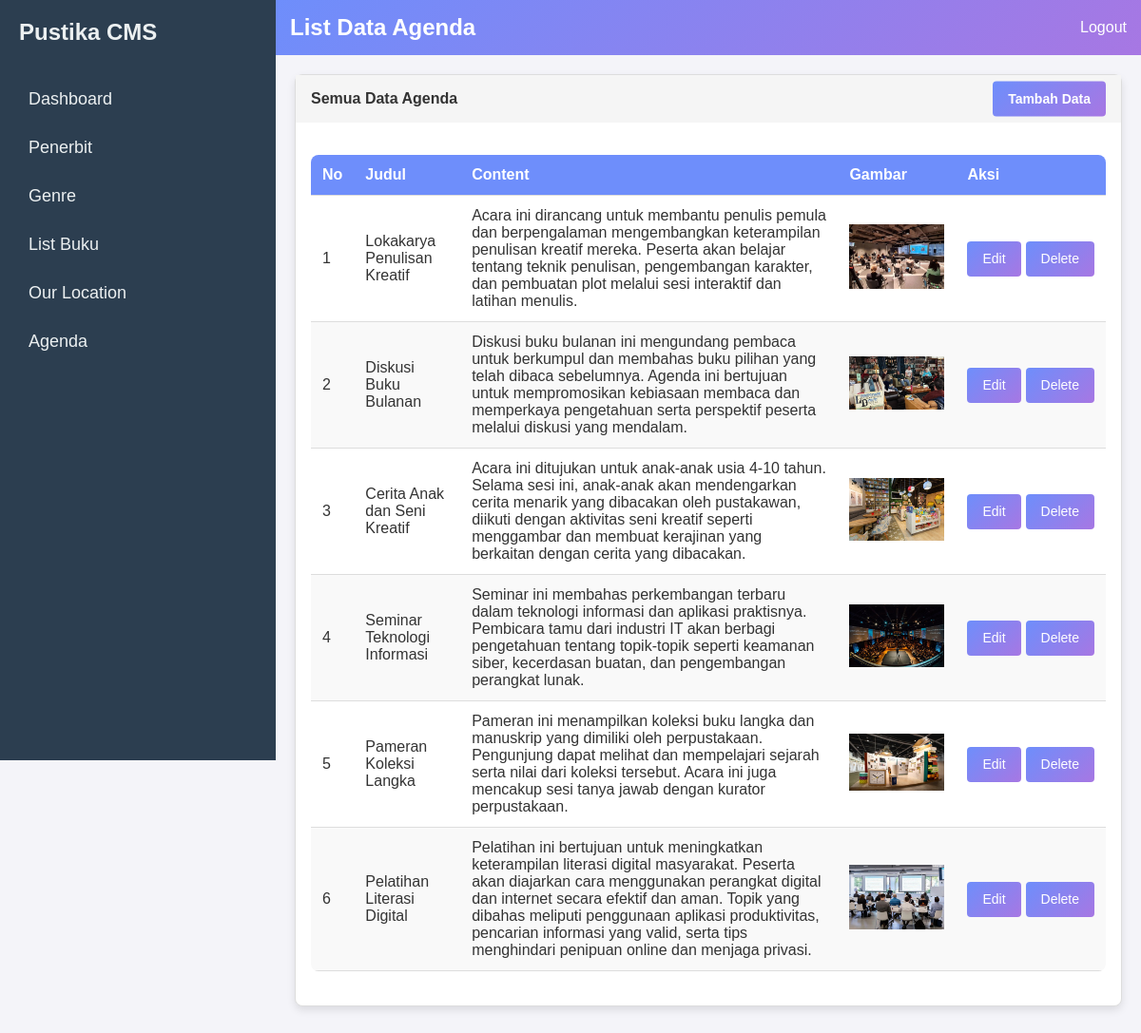
Page /admin-agenda/index (signed in) on the committed database.
### tables this page shows
CREATE TABLE `agenda` (
  `id` int NOT NULL AUTO_INCREMENT,
  `gambar` varchar(255) DEFAULT NULL,
  `title` varchar(255) DEFAULT NULL,
  `description` text,
  `created_at` timestamp NULL DEFAULT CURRENT_TIMESTAMP,
  PRIMARY KEY (`id`)
);

### Core/ResponseFactory.php (called while the page is built, shortened)
<?php
class ResponseFactory
{
    public static function view($config, $templates, $data = []): Response
    {
        extract($data);
        if (is_array($templates)) {
            foreach ($templates as $template) {
                include $config::VIEW_PATH . str_replace('.', DIRECTORY_SEPARATOR, $template) . '.php';
            }
        } else {
            include $config::VIEW_PATH . str_replace('.', DIRECTORY_SEPARATOR, $templates) . '.php';
        }
        $content = ob_get_clean();
        if (isset($data['layout'])) {
            $layoutPath = $config::VIEW_PATH . 'layouts/' . $data['layout'] . '.php';
            if (file_exists($layoutPath)) {
                $responseContent = ob_get_clean();
            } else {
                $responseContent = $content;
            }
        } else {
            $responseContent = $content;
        }
        return new Response($responseContent, [
            'Content-Type' => 'text/html'
        ], 200);
    }
}

### Core/helpers.php (called while the page is built, shortened)
<?php
if (!function_exists('view')) {
    function view($views, $data = [], $layout = null)
    {
        $data['layout'] = $layout;
        return ResponseFactory::view(app()->getConfig(), $views, $data);
    }
}
if (!function_exists('app')) {
    function app()
    {
        return Pustika::getInstance();
    }
}

### App/Controllers/AdminAgendaController.php (called while the page is built, shortened)
<?php
class AdminAgendaController
{
    protected $agendaModel;
    public function __construct()
    {
        $this->agendaModel = new Agenda();
    }
    public function index(Request $request)
    {
        $agendas = $this->agendaModel->all();
        $fileDisplay = new FileDisplay('uploaded_files');
        $data = [
            'user' => auth(),
            'agendas' => $agendas,
            'fileDisplay' => $fileDisplay,
        ];
        return view('admin/agenda/index', $data, 'admin');
    }
}

### Core/Router.php (called while the page is built, shortened)
<?php
class Router
{
    protected $config;
    public function __construct($config)
    {
        $this->config = $config;
    }
    public function handle(Request $request): Response
    {
        $uri = $request->server('REQUEST_URI');
        $uri = str_replace($this->config::BASE_URL, "", $uri);
        $args = explode('/', trim($uri, '/'));
        if (1 === count($args)) {
            $controller = $this->config::DEFAULT_CONTROLLER;
            $method = array_shift($args) ?: $this->config::ACTION_INDEX;
        } else {
            $controller = array_shift($args);
            $method = array_shift($args);
        }
        $method = explode('?', $method, 2)[0];
        $controller = $this->convertToCamelCase($controller);
        $method = $this->convertToStudlyCaps($method);
        return $this->run($controller, $method, $args, $request);
    }
    protected function convertToCamelCase($value): string
    {
        return str_replace(' ', '', ucwords(str_replace('-', ' ', $value)));
    }
    protected function convertToStudlyCaps($value): string
    {
        return lcfirst($this->convertToCamelCase($value));
    }
    protected function run($controller, $method, $args, Request $request): Response
    {
        array_unshift($args, $request);
        $class = $this->config::CONTROLLER_NAMESPACE."\\{$controller}Controller";
        if (class_exists($class) && is_callable($toCall = [new $class, $method])) {
            $result = call_user_func_array($toCall, $args);
        } else {
            $class = $this->config::CONTROLLER_NAMESPACE.'\\'.$this->config::DEFAULT_CONTROLLER.'Controller';
            $result = call_user_func([new $class, $this->config::ACTION_404], $request);
        }
        return $result;
    }
}

### public/index.php (called while the page is built, shortened)
<?php
require_once dirname(__DIR__) . '/Core/helpers.php';
$app = Core\Pustika::getInstance(App\Config::class);

### Core/Database.php (called while the page is built, shortened)
<?php
final class Database
{
    private static $conn = null;
    public static function getConnection()
    {
        if (is_null(self::$conn)) {
            $c = app()->getConfig()::DB_CONFIG;
            $dsn = "mysql:host={$c['host']};dbname={$c['dbname']};";
            if (isset($c['port'])) {
                $dsn .= "port={$c['port']};";
            }
            self::$conn = new \PDO(
                $dsn,
                $c['username'],
                $c['password']
            );
            self::$conn->setAttribute(\PDO::ATTR_ERRMODE, \PDO::ERRMODE_EXCEPTION);
        }
        return self::$conn;
    }
}

### Core/Model.php (called while the page is built, shortened)
<?php
class Model
{
    protected $table = null;
    protected $query = '';
    protected $params = [];
    public function all($columns = ['*'], $fetchStyle = \PDO::FETCH_BOTH)
    {
        $columns = implode(",", $columns);
        $stmt = Database::getConnection()
            ->prepare("SELECT $columns FROM $this->table" . $this->query);
        $stmt->execute($this->params);
        return $stmt->fetchAll($fetchStyle);
    }
}

### App/Views/admin/agenda/index.php (the view, shortened to what this page needs)
<header class="header">
    <h1>List Data Agenda</h1>
    <div class="header-right">
        <a href="/auth/logout" onclick="return confirm('Apakah anda ingin logout?')" class="header-link">Logout</a>
    </div>
</header>
<div class="card">
    <div class="card-header">
        Semua Data Agenda
        <a href="/admin-agenda/create" class="btn btn-sm btn-primary create-btn">Tambah Data</a>
    </div>
    <div class="card-body">
        <br>
        <table class="styled-table">
            <thead>
                <tr>
                    <th>No</th>
                    <th>Judul</th>
                    <th>Content</th>
                    <th>Gambar</th>
                    <th>Aksi</th>
                </tr>
            </thead>
            <tbody>
                <?php foreach ($agendas as $index => $agenda): ?>
                    <tr>
                        <td><?php echo htmlspecialchars($index + 1); ?></td>
                        <td><?php echo htmlspecialchars($agenda['title']); ?></td>
                        <td><?php echo htmlspecialchars(
                            $agenda['description']
                        ); ?></td>
                        <td>
                            <?php if (!empty($agenda['gambar'])): ?>
                                <?php echo $fileDisplay->getImageTag(
                                    $agenda['gambar'],
                                    'Agenda Image'
                                ); ?>
                            <?php else: ?>
                                No Image
                            <?php endif; ?>
                        </td>
                        <td>
                            <div class="btn-group">
                                <a href="/admin-agenda/edit/<?php echo htmlspecialchars(
                                    $agenda['id']
                                ); ?>"
                                    class="btn btn-sm btn-primary">Edit</a>
                                <a href="/admin-agenda/delete/<?php echo htmlspecialchars(
                                    $agenda['id']
                                ); ?>"
                                    class="btn btn-sm btn-primary"
                                    onclick="return confirm('Are you sure you want to delete this data?')">Delete</a>
                            </div>
                        </td>
                    </tr>
                <?php endforeach; ?>
            </tbody>
        </table>
    </div>
</div>

### Core/FileDisplay.php (shortened to what this page needs)
<?php
class FileDisplay
{
    protected static $baseUrl = '';
    protected $uploadDir;
    public static function initializeBaseUrl()
    {
        if (self::$baseUrl === '') {
            $protocol = (!empty($_SERVER['HTTPS']) && $_SERVER['HTTPS'] !== 'off') ? 'https' : 'http';
            $host = $_SERVER['HTTP_HOST'];
            $scriptName = dirname($_SERVER['SCRIPT_NAME']);
            self::$baseUrl = $protocol . '://' . $host . $scriptName . 'storage/';
        }
    }
    public function __construct(string $uploadDir)
    {
        $this->uploadDir = trim($uploadDir, '/');
    }
    public function getFileUrl(string $fileName)
    {
        return self::$baseUrl . '/' . $this->uploadDir . '/' . urlencode($fileName);
    }
    public function getImageTag(string $fileName, string $altText = 'Image', string $width = '100px', string $height = 'auto')
    {
        $url = $this->getFileUrl($fileName);
        return '<img src="' . htmlspecialchars($url) . '" alt="' . htmlspecialchars($altText) . '" style="width: ' . htmlspecialchars($width) . '; height: ' . htmlspecialchars($height) . ';">';
    }
}

### public/assets/css/admin.css (style rules this page uses)
body, h1, h2, p { margin: 0; padding: 0; box-sizing: border-box; }
body { font-family: Arial, sans-serif; background-color: #f4f4f9; color: #333; display: flex; height: 100vh; margin: 0; }
.header { background: linear-gradient(135deg, #6e8efb, #a777e3); color: #fff; padding: 15px; display: flex; justify-content: space-between; align-items: center; }
.header h1 { font-size: 24px; }
.header-right { display: flex; }
.header-link { color: #fff; text-decoration: none; margin-left: 15px; font-size: 16px; }
.card { border: 1px solid #ddd; border-radius: 8px; box-shadow: 0 4px 8px rgba(0, 0, 0, 0.1); background-color: #fff; margin-bottom: 20px; }
.create-btn { float: right; padding: 10px 20px; text-decoration: none; display: inline-block; }
.card-header { background-color: #f5f5f5; padding: 16px; font-size: 1em; font-weight: bold; position: relative; }
.card-header .create-btn { position: absolute; right: 16px; top: 50%; transform: translateY(-50%); background: linear-gradient(135deg, #6e8efb, #a777e3); color: #fff; text-align: center; }
.card-body { padding: 16px; }
.btn { padding: 12px 24px; border: none; border-radius: 4px; cursor: pointer; font-size: 16px; display: inline-block; text-decoration: none; text-align: center; line-height: 1.5; transition: background-color 0.3s, box-shadow 0.3s; }
.btn-sm { padding: 8px 16px; font-size: 14px; }
.btn-primary { background: linear-gradient(135deg, #6e8efb, #a777e3); color: #fff; transition: background 0.3s ease; }
.styled-table { width: 100%; border-collapse: collapse; margin-bottom: 20px; background-color: #fff; border-radius: 8px; overflow: hidden; }
.styled-table th, .styled-table td { padding: 12px; text-align: left; border-bottom: 1px solid #ddd; }
.styled-table th { background: #6e8efb; color: #fff; }
.styled-table tr:nth-child(even) { background-color: #f9f9f9; }
.btn-group { display: flex; gap: 5px; }

### rows in the picture
agenda: title "Lokakarya Penulisan Kreatif", description "Acara ini dirancang untuk membantu penulis pemula dan berpengalaman mengembangkan keterampilan penulisan kreatif mereka. Peserta akan belajar tentang teknik penulisan, pengembangan karakter, dan pembuatan plot melalui sesi interaktif dan latihan menulis.", gambar (picture)
agenda: title "Diskusi Buku Bulanan", description "Diskusi buku bulanan ini mengundang pembaca untuk berkumpul dan membahas buku pilihan yang telah dibaca sebelumnya. Agenda ini bertujuan untuk mempromosikan kebiasaan membaca dan memperkaya pengetahuan serta perspektif peserta melalui diskusi yang mendalam.", gambar (picture)
agenda: title "Cerita Anak dan Seni Kreatif", description "Acara ini ditujukan untuk anak-anak usia 4-10 tahun. Selama sesi ini, anak-anak akan mendengarkan cerita menarik yang dibacakan oleh pustakawan, diikuti dengan aktivitas seni kreatif seperti menggambar dan membuat kerajinan yang berkaitan dengan cerita yang dibacakan.", gambar (picture)
agenda: title "Seminar Teknologi Informasi", description "Seminar ini membahas perkembangan terbaru dalam teknologi informasi dan aplikasi praktisnya. Pembicara tamu dari industri IT akan berbagi pengetahuan tentang topik-topik seperti keamanan siber, kecerdasan buatan, dan pengembangan perangkat lunak.", gambar (picture)
agenda: title "Pameran Koleksi Langka", description "Pameran ini menampilkan koleksi buku langka dan manuskrip yang dimiliki oleh perpustakaan. Pengunjung dapat melihat dan mempelajari sejarah serta nilai dari koleksi tersebut. Acara ini juga mencakup sesi tanya jawab dengan kurator perpustakaan.", gambar (picture)
agenda: title "Pelatihan Literasi Digital", description "Pelatihan ini bertujuan untuk meningkatkan keterampilan literasi digital masyarakat. Peserta akan diajarkan cara menggunakan perangkat digital dan internet secara efektif dan aman. Topik yang dibahas meliputi penggunaan aplikasi produktivitas, pencarian informasi yang valid, serta tips menghindari penipuan online dan menjaga privasi.", gambar (picture)
